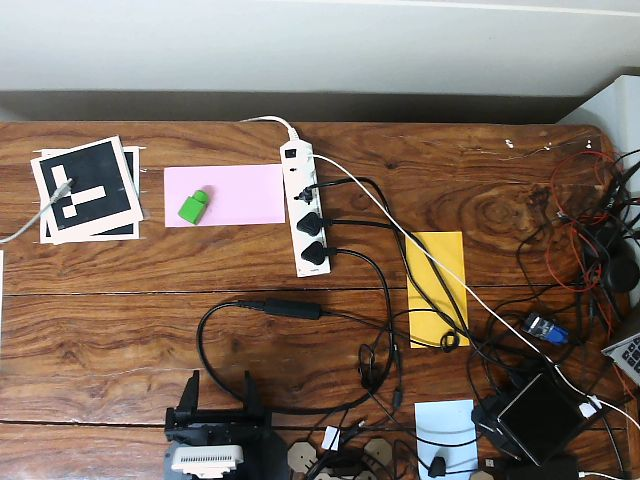
#> input picture Sem2 2023-24 Object Tracking project/first_frame.jpg, 640 x 480 px, found by its file name
$ python mask_new.py
#> lines starting #> are read from the running program, lines starting #| are printed output that depends on the picture; after the words box and inside, x2 and y2 are one past the last pixel; in counts of white or black regions, pixels touching at a corner belong together
# import the necessary packages
import cv2
import imutils
import time
import numpy as np
from PIL import Image
# define the lower and upper boundaries of the "color"
# ball in the HSV color space
colorLower = (45,92,139)
colorUpper= (90,255,255)
mask_generated = False
# Open the input video file


# grab the current frame
frame = np.array(Image.open('first_frame.jpg'))
#> frame is the input picture: shape (480, 640, 3); mean R, G, B 128, 111.9, 99.9

# if the frame could not be grabbed, or if the mask has been generated for the first frame, then break

# resize the frame, blur it, and convert it to the HSV color space
blurred = cv2.GaussianBlur(frame, (11, 11), 0)
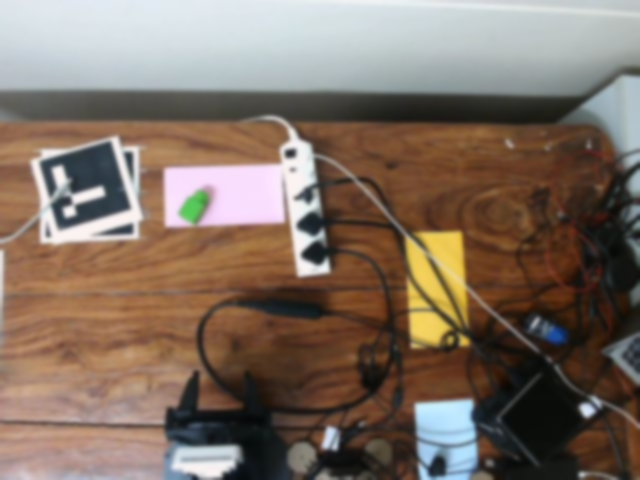
#> blurred: shape (480, 640, 3); mean R, G, B 128, 111.9, 99.9
hsv = cv2.cvtColor(blurred, cv2.COLOR_BGR2HSV)
#> hsv: shape (480, 640, 3); mean H, S, V 81.8, 84.6, 132.9

# construct a mask for the color "color", then perform
# a series of dilations and erosions to remove any small
# blobs left in the mask
mask = cv2.inRange(hsv, colorLower, colorUpper)
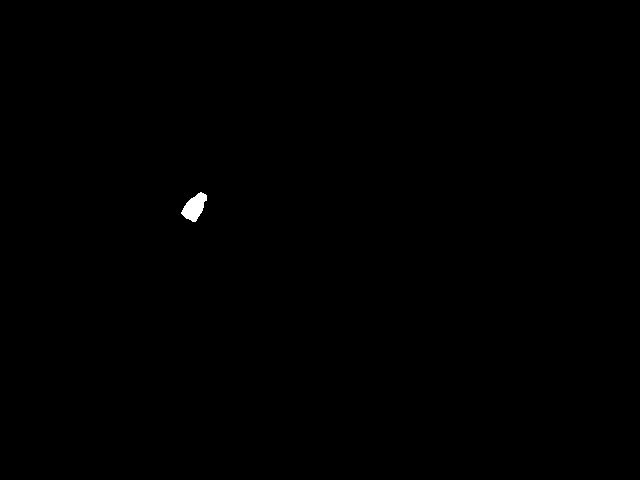
#> mask: shape (480, 640); 0.15% white; 1 white region, box (x1, y1, x2, y2) and area: (181, 192, 207, 222) 449


# Threshold the mask to ensure it contains only pixel values of 0 and 255
_, mask = cv2.threshold(mask, 127, 255, cv2.THRESH_BINARY)

# Display the mask
cv2.imshow("mask",mask)

# Save the mask with only pixel values of 0 and 1
mask[mask > 1] = 1
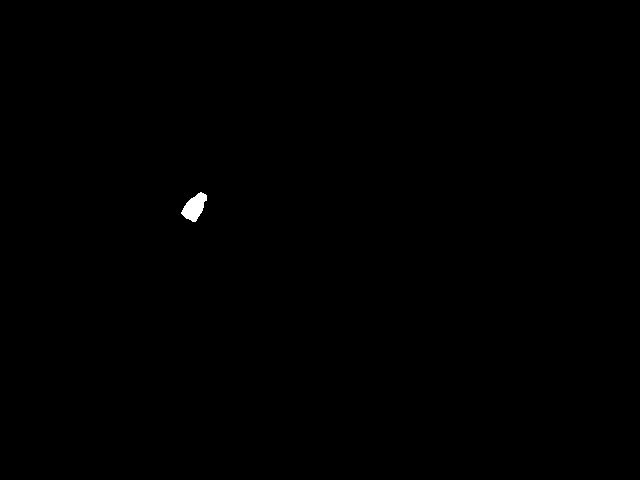
#> mask: shape (480, 640); values 0 (black) and 1 (white), 0.15% white; 1 white region, box (x1, y1, x2, y2) and area: (181, 192, 207, 222) 449
cv2.imwrite('~/Desktop/Arm_project/sem2/mask.png', mask)

# Set the flag indicating that the mask has been generated for the first frame
mask_generated = True


# close all windows
cv2.destroyAllWindows()
